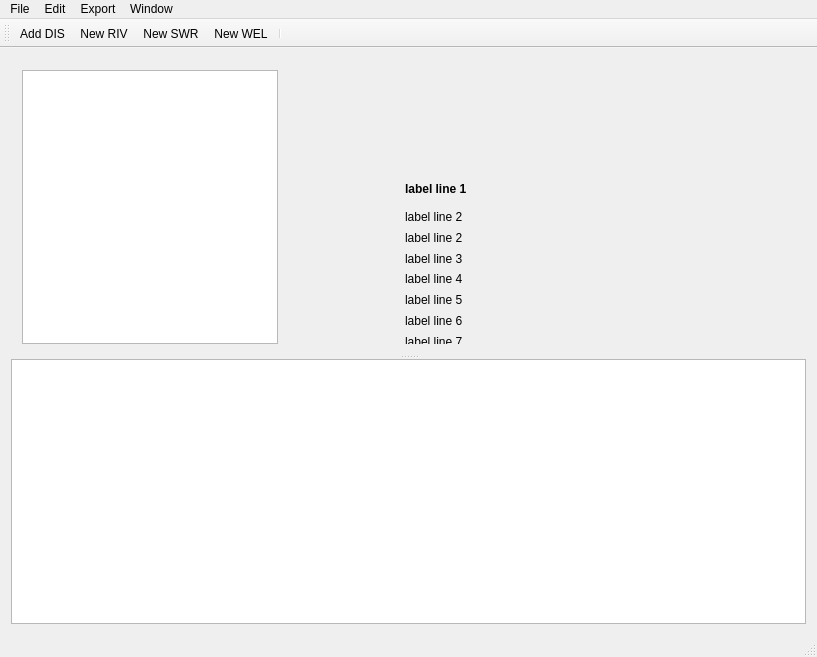
<?xml version="1.0" encoding="UTF-8"?>
<ui version="4.0">
 <class>MainWindow</class>
 <widget class="QMainWindow" name="MainWindow">
  <property name="geometry">
   <rect>
    <x>0</x>
    <y>0</y>
    <width>817</width>
    <height>657</height>
   </rect>
  </property>
  <property name="windowTitle">
   <string>USGS Scenario Manager</string>
  </property>
  <property name="windowIcon">
   <iconset resource="resources.qrc">
    <normaloff>:/images/usgs_icon.ico</normaloff>:/images/usgs_icon.ico</iconset>
  </property>
  <widget class="QWidget" name="centralWidget">
   <layout class="QHBoxLayout" name="horizontalLayout_2">
    <item>
     <widget class="QSplitter" name="splitter">
      <property name="sizePolicy">
       <sizepolicy hsizetype="Preferred" vsizetype="Expanding">
        <horstretch>0</horstretch>
        <verstretch>0</verstretch>
       </sizepolicy>
      </property>
      <property name="midLineWidth">
       <number>1</number>
      </property>
      <property name="orientation">
       <enum>Qt::Vertical</enum>
      </property>
      <widget class="QWidget" name="layoutWidget">
       <layout class="QHBoxLayout" name="horizontalLayout" stretch="0,1">
        <item>
         <widget class="QTreeWidget" name="treeWidget">
          <property name="sizePolicy">
           <sizepolicy hsizetype="Expanding" vsizetype="Expanding">
            <horstretch>0</horstretch>
            <verstretch>0</verstretch>
           </sizepolicy>
          </property>
          <property name="minimumSize">
           <size>
            <width>0</width>
            <height>0</height>
           </size>
          </property>
          <property name="baseSize">
           <size>
            <width>0</width>
            <height>0</height>
           </size>
          </property>
          <property name="dragEnabled">
           <bool>true</bool>
          </property>
          <property name="dragDropMode">
           <enum>QAbstractItemView::DragDrop</enum>
          </property>
          <property name="defaultDropAction">
           <enum>Qt::MoveAction</enum>
          </property>
          <property name="columnCount">
           <number>1</number>
          </property>
          <attribute name="headerVisible">
           <bool>false</bool>
          </attribute>
          <column>
           <property name="text">
            <string notr="true">1</string>
           </property>
          </column>
         </widget>
        </item>
        <item>
         <widget class="QWidget" name="widget" native="true">
          <property name="sizePolicy">
           <sizepolicy hsizetype="Expanding" vsizetype="Expanding">
            <horstretch>0</horstretch>
            <verstretch>1</verstretch>
           </sizepolicy>
          </property>
          <widget class="QWidget" name="layoutWidget">
           <property name="geometry">
            <rect>
             <x>110</x>
             <y>100</y>
             <width>421</width>
             <height>232</height>
            </rect>
           </property>
           <layout class="QVBoxLayout" name="verticalLayout">
            <item>
             <widget class="QLabel" name="label">
              <property name="font">
               <font>
                <weight>75</weight>
                <bold>true</bold>
               </font>
              </property>
              <property name="text">
               <string>label line 1</string>
              </property>
             </widget>
            </item>
            <item>
             <spacer name="verticalSpacer">
              <property name="orientation">
               <enum>Qt::Vertical</enum>
              </property>
              <property name="sizeType">
               <enum>QSizePolicy::Fixed</enum>
              </property>
              <property name="sizeHint" stdset="0">
               <size>
                <width>20</width>
                <height>7</height>
               </size>
              </property>
             </spacer>
            </item>
            <item>
             <widget class="QLabel" name="label_2">
              <property name="text">
               <string>label line 2</string>
              </property>
             </widget>
            </item>
            <item>
             <widget class="QLabel" name="label_3">
              <property name="text">
               <string>label line 2</string>
              </property>
             </widget>
            </item>
            <item>
             <widget class="QLabel" name="label_4">
              <property name="text">
               <string>label line 3</string>
              </property>
             </widget>
            </item>
            <item>
             <widget class="QLabel" name="label_5">
              <property name="text">
               <string>label line 4</string>
              </property>
             </widget>
            </item>
            <item>
             <widget class="QLabel" name="label_6">
              <property name="text">
               <string>label line 5</string>
              </property>
             </widget>
            </item>
            <item>
             <widget class="QLabel" name="label_7">
              <property name="text">
               <string>label line 6</string>
              </property>
             </widget>
            </item>
            <item>
             <widget class="QLabel" name="label_8">
              <property name="text">
               <string>label line 7</string>
              </property>
             </widget>
            </item>
            <item>
             <widget class="QLabel" name="label_9">
              <property name="text">
               <string>label line 8</string>
              </property>
             </widget>
            </item>
            <item>
             <widget class="QLabel" name="label_10">
              <property name="text">
               <string>label line 9</string>
              </property>
             </widget>
            </item>
           </layout>
          </widget>
         </widget>
        </item>
       </layout>
      </widget>
      <widget class="QTextBrowser" name="textBrowser">
       <property name="sizePolicy">
        <sizepolicy hsizetype="Expanding" vsizetype="Preferred">
         <horstretch>0</horstretch>
         <verstretch>0</verstretch>
        </sizepolicy>
       </property>
       <property name="minimumSize">
        <size>
         <width>0</width>
         <height>0</height>
        </size>
       </property>
       <property name="maximumSize">
        <size>
         <width>16777215</width>
         <height>16777215</height>
        </size>
       </property>
       <property name="baseSize">
        <size>
         <width>0</width>
         <height>0</height>
        </size>
       </property>
      </widget>
     </widget>
    </item>
   </layout>
  </widget>
  <widget class="QMenuBar" name="menuBar">
   <property name="geometry">
    <rect>
     <x>0</x>
     <y>0</y>
     <width>817</width>
     <height>18</height>
    </rect>
   </property>
   <widget class="QMenu" name="menuFile">
    <property name="title">
     <string>File</string>
    </property>
    <addaction name="actionNewScenarioManagerDocument"/>
    <addaction name="actionOpenScenarioManagerDocument"/>
    <addaction name="actionSave"/>
    <addaction name="separator"/>
    <addaction name="actionExit"/>
   </widget>
   <widget class="QMenu" name="menuEdit">
    <property name="title">
     <string>Edit</string>
    </property>
   </widget>
   <widget class="QMenu" name="menuExport">
    <property name="title">
     <string>Export</string>
    </property>
    <addaction name="actionWell_Package"/>
   </widget>
   <widget class="QMenu" name="menuWindow">
    <property name="title">
     <string>Window</string>
    </property>
    <addaction name="actionProgress"/>
   </widget>
   <addaction name="menuFile"/>
   <addaction name="menuEdit"/>
   <addaction name="menuExport"/>
   <addaction name="menuWindow"/>
  </widget>
  <widget class="QToolBar" name="mainToolBar">
   <attribute name="toolBarArea">
    <enum>TopToolBarArea</enum>
   </attribute>
   <attribute name="toolBarBreak">
    <bool>false</bool>
   </attribute>
   <addaction name="actionNewDIS"/>
   <addaction name="actionNewRIV"/>
   <addaction name="actionNewSWR"/>
   <addaction name="actionNewWEL"/>
   <addaction name="separator"/>
  </widget>
  <widget class="QStatusBar" name="statusBar"/>
  <action name="actionNewScenarioManagerDocument">
   <property name="text">
    <string>New Scenario Manager Document...</string>
   </property>
  </action>
  <action name="actionOpenScenarioManagerDocument">
   <property name="text">
    <string>Open Scenario Manager Document...</string>
   </property>
  </action>
  <action name="actionSave">
   <property name="text">
    <string>Save</string>
   </property>
  </action>
  <action name="actionExit">
   <property name="text">
    <string>Exit</string>
   </property>
  </action>
  <action name="actionNewDIS">
   <property name="icon">
    <iconset resource="resources.qrc">
     <normaloff>:/images/add_icon_dis.png</normaloff>:/images/add_icon_dis.png</iconset>
   </property>
   <property name="text">
    <string>Add DIS</string>
   </property>
  </action>
  <action name="actionNewRIV">
   <property name="icon">
    <iconset resource="resources.qrc">
     <normaloff>:/images/add_icon_riv.png</normaloff>:/images/add_icon_riv.png</iconset>
   </property>
   <property name="text">
    <string>New RIV</string>
   </property>
  </action>
  <action name="actionNewSWR">
   <property name="icon">
    <iconset resource="resources.qrc">
     <normaloff>:/images/add_icon_swr.png</normaloff>:/images/add_icon_swr.png</iconset>
   </property>
   <property name="text">
    <string>New SWR</string>
   </property>
   <property name="toolTip">
    <string>Add New SWR Process</string>
   </property>
  </action>
  <action name="actionNewWEL">
   <property name="icon">
    <iconset resource="resources.qrc">
     <normaloff>:/images/add_icon_wel.png</normaloff>:/images/add_icon_wel.png</iconset>
   </property>
   <property name="text">
    <string>New WEL</string>
   </property>
   <property name="toolTip">
    <string>Add New WEL Package</string>
   </property>
  </action>
  <action name="actionWell_Package">
   <property name="text">
    <string>Well Package</string>
   </property>
  </action>
  <action name="actionProgress">
   <property name="checkable">
    <bool>true</bool>
   </property>
   <property name="text">
    <string>Progress</string>
   </property>
  </action>
 </widget>
 <layoutdefault spacing="6" margin="11"/>
 <resources>
  <include location="resources.qrc"/>
 </resources>
 <connections/>
 <slots>
  <slot>addNewDIS()</slot>
  <slot>addNewRIV()</slot>
 </slots>
</ui>
